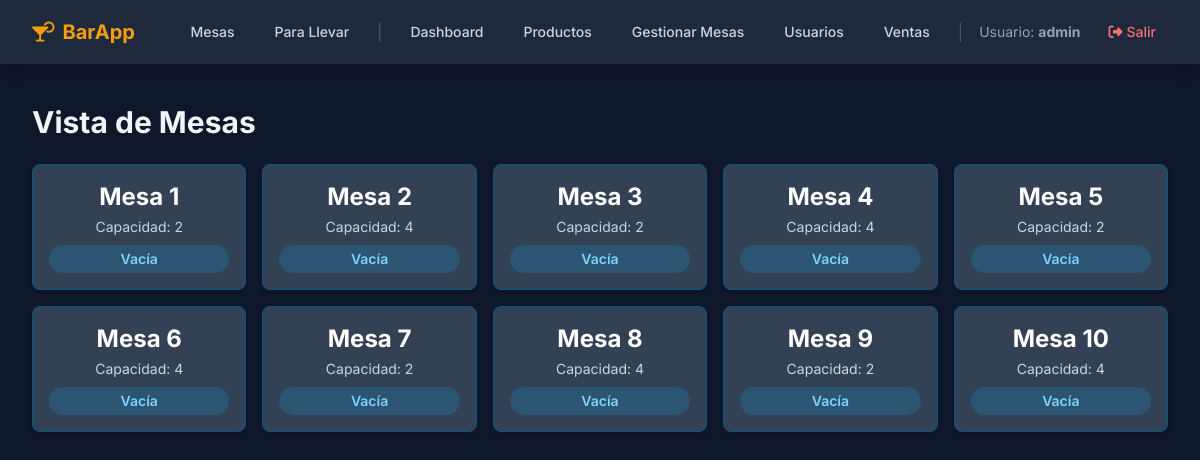
The app's page /mozo/tables (signed in) with its own data.
### app/models.py (models this page shows, shortened)
class User(UserMixin, db.Model):
    id = db.Column(db.Integer, primary_key=True)
    username = db.Column(db.String(80), unique=True, nullable=False)
    password_hash = db.Column(db.String(256), nullable=False)
    role = db.Column(db.String(20), nullable=False, default='mozo')

class Table(db.Model):
    id = db.Column(db.Integer, primary_key=True)
    number = db.Column(db.Integer, unique=True, nullable=False)
    capacity = db.Column(db.Integer, nullable=False)
    status = db.Column(db.String(20), default='Vacía')
    orders = db.relationship('Order', back_populates='table_assigned', lazy='dynamic')

### app/mozo.py (the view)
@mozo_bp.route('/tables')
@mozo_required
def tables_view():
    tables_query = Table.query.order_by(Table.number).all()
    tables_data = []
    for table in tables_query:
        active_order = Order.query.filter_by(table_id=table.id, status='Activo').first()
        total_pedido_activo = active_order.total_amount if active_order else 0.0
        table_info = {
            'id': table.id,
            'number': table.number,
            'capacity': table.capacity,
            'status': table.status,
            'total_pedido_activo': total_pedido_activo
        }
        tables_data.append(table_info)
    return render_template('mozo/tables.html', tables_data=tables_data, title="Mesas del Restaurante")

### app/utils.py (called while the page is built)
def mozo_required(f):
    @wraps(f)
    def decorated_function(*args, **kwargs):
        if not current_user.is_authenticated or current_user.role not in ['admin', 'mozo']:
            flash("No tienes permiso para acceder a esta página.", "danger")
            return redirect(url_for('auth.login'))
        return f(*args, **kwargs)
    return decorated_function

### app/templates/mozo/tables.html (shortened to what this page needs)
{% extends "layout.html" %}
{% block content %}
<div class="flex justify-between items-center mb-6">
    <h1 class="text-3xl font-bold text-slate-100">Vista de Mesas</h1>
</div>
<div class="grid grid-cols-2 sm:grid-cols-3 md:grid-cols-4 lg:grid-cols-5 gap-4">
    {% for table_info in tables_data %}
    <a href="{{ url_for('mozo.table_detail_view', table_id=table_info.id) }}"
       class="p-4 border rounded-lg shadow-md text-center transition-all duration-200 ease-in-out transform hover:-translate-y-1 hover:shadow-xl
              {% if table_info.status == 'Vacía' %}
              bg-slate-700 hover:bg-slate-600 border-sky-800
              {% elif table_info.status == 'Ocupada' %}
              bg-amber-800 hover:bg-amber-700 border-amber-700
              {% elif table_info.status == 'Pendiente Pago' %}
              bg-emerald-800 hover:bg-emerald-700 border-emerald-700
              {% else %}
              bg-gray-900 hover:bg-gray-800 border-gray-800
              {% endif %}">
        <div class="text-2xl font-bold text-white">Mesa {{ table_info.number }}</div>
        <div class="text-sm mt-1 text-slate-300">Capacidad: {{ table_info.capacity }}</div>
        <div class="mt-2 text-sm font-semibold py-1 rounded-full
              {% if table_info.status == 'Vacía' %} bg-sky-500/20 text-sky-300
              {% elif table_info.status == 'Ocupada' %} bg-amber-500/20 text-amber-300
              {% elif table_info.status == 'Pendiente Pago' %} bg-emerald-500/20 text-emerald-300
              {% endif %}">
            {{ table_info.status }}
        </div>
    </a>
    {% endfor %}
</div>
{% endblock %}

### app/templates/layout.html (shortened to what this page needs)
<!DOCTYPE html>
<html lang="es">
<head>
    <script src="https://cdn.tailwindcss.com"></script>
    <link rel="stylesheet" href="https://cdnjs.cloudflare.com/ajax/libs/font-awesome/6.4.0/css/all.min.css">
</head>
<body class="bg-slate-900 text-slate-200">
    <nav class="bg-slate-800 shadow-lg sticky top-0 z-50">
        <div class="max-w-7xl mx-auto px-4 sm:px-6 lg:px-8">
            <div class="flex justify-between items-center h-16">
                <div class="flex-shrink-0">
                    <a class="text-xl font-bold text-amber-500 hover:text-amber-400 transition-colors" href="{{ url_for('index') }}">
                        <i class="fa-solid fa-martini-glass-citrus mr-2"></i>BarApp
                    </a>
                </div>
                <div class="hidden md:flex items-center space-x-4">
                    {% if current_user.is_authenticated %}
                        <a href="{{ url_for('mozo.tables_view') }}" class="px-3 py-2 rounded-md text-sm font-medium text-slate-300 hover:bg-slate-700 hover:text-white transition-colors">Mesas</a>
                        <a href="{{ url_for('mozo.takeaway_orders_view') }}" class="px-3 py-2 rounded-md text-sm font-medium text-slate-300 hover:bg-slate-700 hover:text-white transition-colors">Para Llevar</a>
                        {% if current_user.role == 'admin' %}
                            <span class="text-slate-600">|</span>
                            <a href="{{ url_for('admin.dashboard') }}" class="px-3 py-2 rounded-md text-sm font-medium text-slate-300 hover:bg-slate-700 hover:text-white transition-colors">Dashboard</a>
                            <a href="{{ url_for('admin.products') }}" class="px-3 py-2 rounded-md text-sm font-medium text-slate-300 hover:bg-slate-700 hover:text-white transition-colors">Productos</a>
                            <a href="{{ url_for('admin.manage_tables') }}" class="px-3 py-2 rounded-md text-sm font-medium text-slate-300 hover:bg-slate-700 hover:text-white transition-colors">Gestionar Mesas</a>
                            <a href="{{ url_for('admin.manage_users') }}" class="px-3 py-2 rounded-md text-sm font-medium text-slate-300 hover:bg-slate-700 hover:text-white transition-colors">Usuarios</a>
                            <a href="{{ url_for('admin.sales_log') }}" class="px-3 py-2 rounded-md text-sm font-medium text-slate-300 hover:bg-slate-700 hover:text-white transition-colors">Ventas</a>
                        {% endif %}
                        <span class="text-slate-600">|</span>
                        <span class="text-slate-400 text-sm">Usuario: <strong>{{ current_user.username }}</strong></span>
                        <a href="{{ url_for('auth.logout') }}" class="px-3 py-2 rounded-md text-sm font-medium text-red-400 hover:bg-red-500 hover:text-white transition-colors">
                            <i class="fa-solid fa-right-from-bracket mr-1"></i>Salir
                        </a>
                    {% else %}
                        <a href="{{ url_for('auth.login') }}" class="px-3 py-2 rounded-md text-sm font-medium text-slate-300 hover:bg-slate-700 hover:text-white transition-colors">Ingresar</a>
                    {% endif %}
                </div>
            </div>
        </div>
    </nav>
    <main class="max-w-7xl mx-auto mt-6 px-4 sm:px-6 lg:px-8 py-4">
        {% block content %}{% endblock %}
    </main>
</body>
</html>

### app/templates/layout.html (style rules this page uses)
body { font-family: 'Inter', sans-serif; -webkit-font-smoothing: antialiased; -moz-osx-font-smoothing: grayscale; }

### records on screen
User: username "admin"
Table: number "1", capacity "2", status "Vacía"
Table: number "2", capacity "4", status "Vacía"
Table: number "3", capacity "2", status "Vacía"
Table: number "4", capacity "4", status "Vacía"
Table: number "5", capacity "2", status "Vacía"
Table: number "6", capacity "4", status "Vacía"
Table: number "7", capacity "2", status "Vacía"
Table: number "8", capacity "4", status "Vacía"
Table: number "9", capacity "2", status "Vacía"
Table: number "10", capacity "4", status "Vacía"
